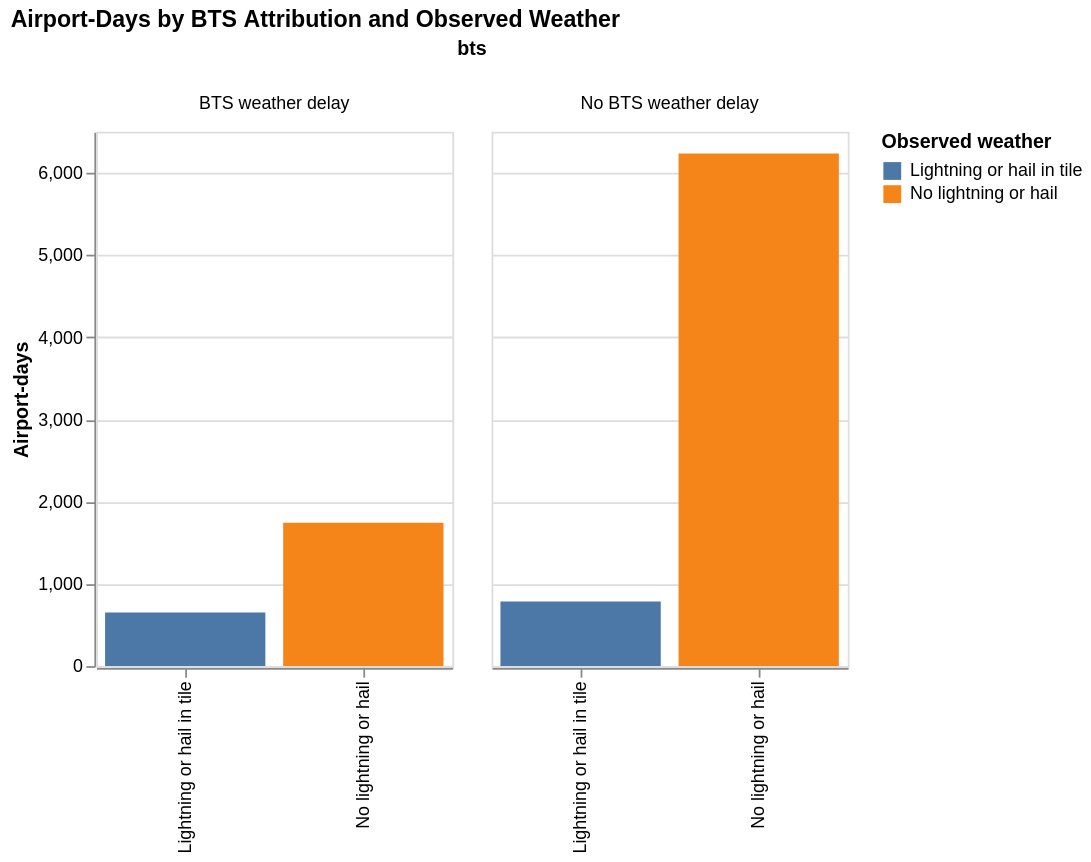

Write notebook code for a chart like this one.
### Markdown cell above
### Exploratory charts

### Code cell
alt.Chart(q3).mark_bar().encode(
    alt.X('observed:N', title=None),
    alt.Y('airport_days:Q', title='Airport-days'),
    alt.Color('observed:N', title='Observed weather'),
    column='bts:N'
).properties(
    title='Airport-Days by BTS Attribution and Observed Weather',
    width=200
)

### Figure 1 — Vega-Lite specification as saved in the notebook (floating-point values rounded to 4 significant figures)
{"config": {"view": {"continuousWidth": 300, "continuousHeight": 300}}, "data": {"name": "data-103d95fdb1786211fbe16d22e9e1f223"}, "mark": {"type": "bar"}, "encoding": {"color": {"field": "observed", "title": "Observed weather", "type": "nominal"}, "column": {"field": "bts", "type": "nominal"}, "x": {"field": "observed", "title": null, "type": "nominal"}, "y": {"field": "airport_days", "title": "Airport-days", "type": "quantitative"}}, "title": "Airport-Days by BTS Attribution and Observed Weather", "width": 200, "$schema": "https://vega.github.io/schema/vega-lite/v5.20.1.json", "datasets": {"data-103d95fdb1786211fbe16d22e9e1f223": [{"bts": "BTS weather delay", "observed": "Lightning or hail in tile", "airport_days": 651, "minutes": 391900.0, "row_total": 2395, "row_share": 0.2718}, {"bts": "BTS weather delay", "observed": "No lightning or hail", "airport_days": 1744, "minutes": 373400.0, "row_total": 2395, "row_share": 0.7282}, {"bts": "No BTS weather delay", "observed": "Lightning or hail in tile", "airport_days": 785, "minutes": 0.0, "row_total": 7021, "row_share": 0.1118}, {"bts": "No BTS weather delay", "observed": "No lightning or hail", "airport_days": 6236, "minutes": 0.0, "row_total": 7021, "row_share": 0.8882}]}}
